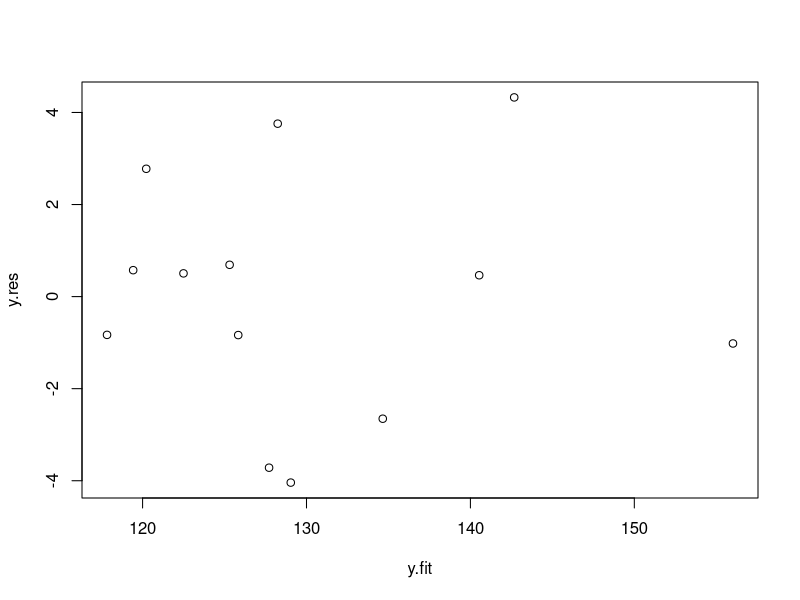
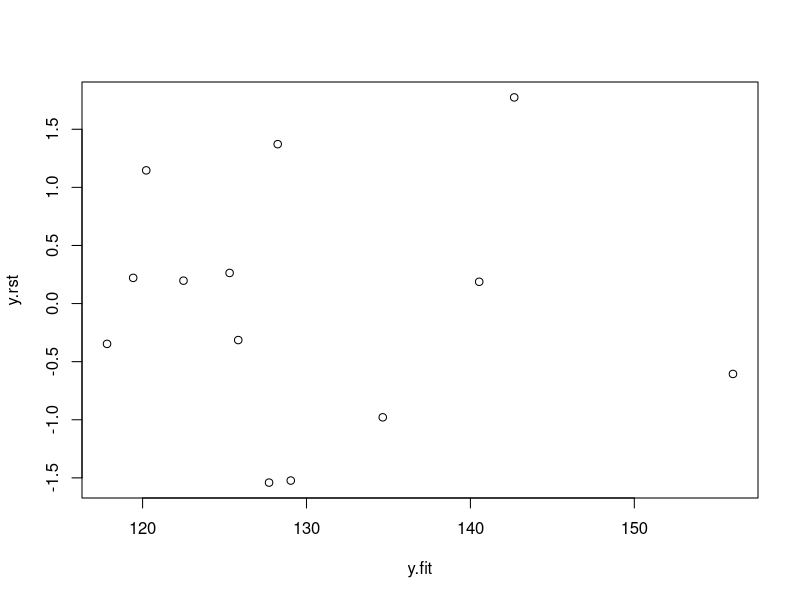
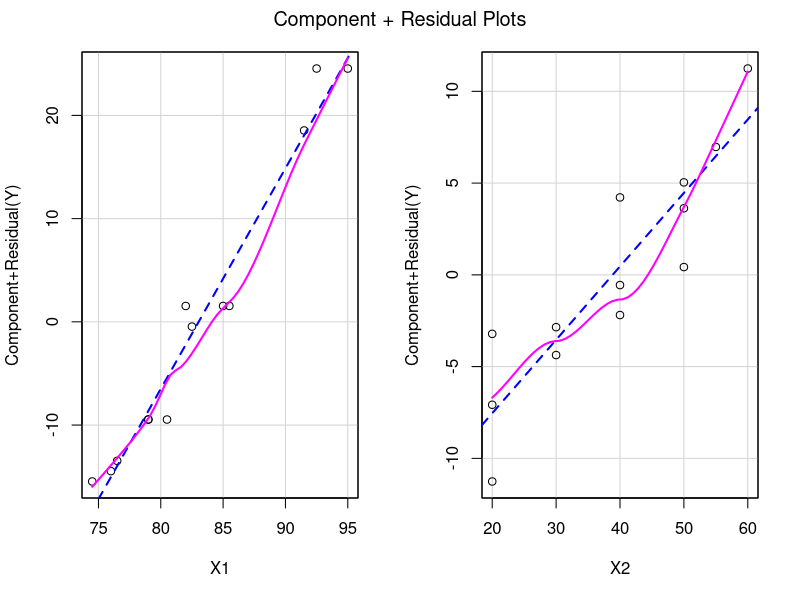

Write R code to recreate these figures, in order. (Note: this script raises an error after producing the figures.)
blood<-data.frame(
   X1=c(76.0, 91.5, 85.5, 82.5, 79.0, 80.5, 74.5, 
        79.0, 85.0, 76.5, 82.0, 95.0, 92.5),
   X2=c(50, 20, 20, 30, 30, 50, 60, 50, 40, 55, 
        40, 40, 20),
   Y= c(120, 141, 124, 126, 117, 125, 123, 125,
        132, 123, 132, 155, 147)
)
lm.sol<-lm(Y ~ X1+X2, data=blood)
summary(lm.sol)


y.res<-resid(lm.sol)
y.fit<-predict(lm.sol)
plot(y.res~y.fit)

y.rst<-rstandard(lm.sol)
plot(y.rst~y.fit)

##误差的独立性
library(car)
durbinWatsonTest(lm.sol)

##线性模型是否适合
##成分残差图(component plus residual)
crPlots(lm.sol, one.page=T, ask=F)

##等方差性
###记分检验 p>0.05 等方差性 否则就是异方差性
ncv.test(lm.sol)
###散点图
###car包spreadLevelPlot()函数创建一个添加了最佳拟合曲线的散点图，展示标准化残差绝对值与拟合值的关系。
### 同方差性的条件下，点应在线的周围水平随机分布。非水平的曲线暗示着异方差性。
spreadLevelPlot(lm.sol)


